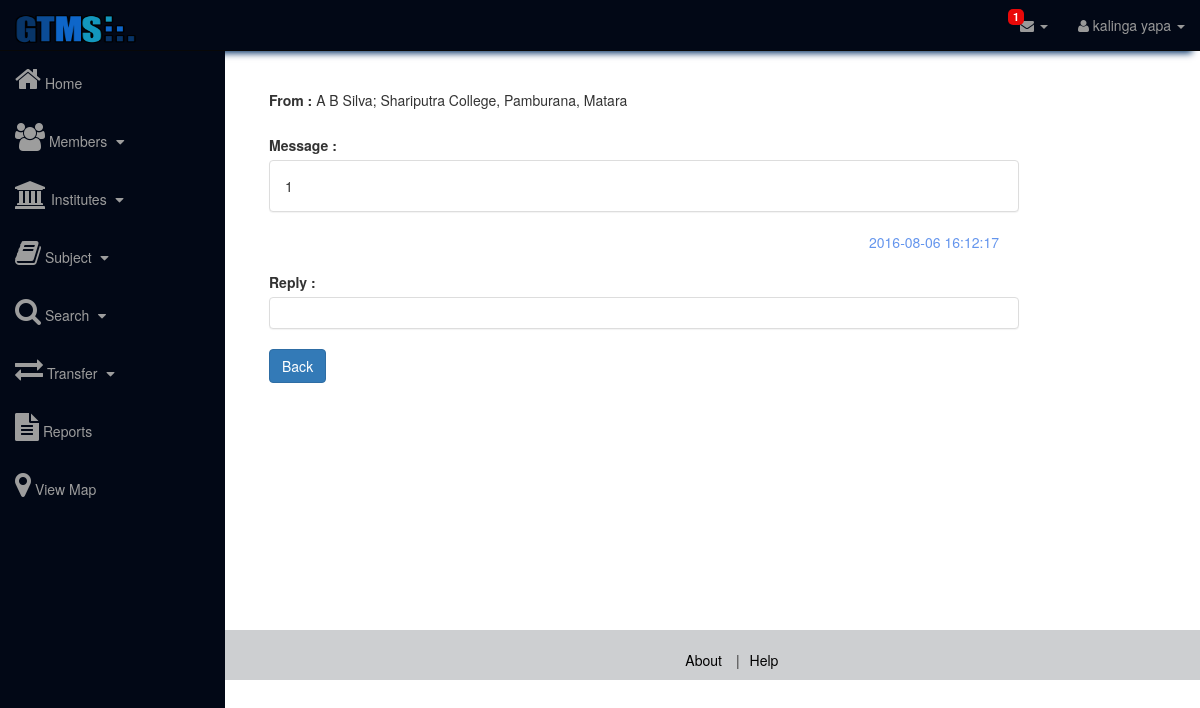
The page /Ministry_Officer/messageview.php?id=not10 (signed in) on the database its author committed.
### tables this page shows
CREATE TABLE IF NOT EXISTS `employee` (
  `nic` varchar(12) NOT NULL,
  `instituteID` int(11) NOT NULL,
  `province_OfficeID` int(2) DEFAULT NULL,
  `zonalOffics_ID` int(2) DEFAULT NULL,
  `SchoolID` int(2) DEFAULT NULL,
  `roleType` int(11) NOT NULL,
  `designationTypeID` int(11) NOT NULL,
  `nameWithInitials` varchar(100) DEFAULT NULL,
  `fullName` varchar(200) DEFAULT NULL,
  `employeementID` varchar(45) DEFAULT NULL,
  `email` varchar(60) DEFAULT NULL,
  `currentAddress` varchar(200) DEFAULT NULL,
  `gender` varchar(10) DEFAULT NULL,
  `marrigeState` varchar(10) DEFAULT NULL,
  `mobileNum` int(10) DEFAULT NULL,
  PRIMARY KEY (`nic`),
  KEY `employee_instituteID_idx` (`instituteID`),
  KEY `employee_roleTypeID_idx` (`roleType`),
  KEY `employee_designationTypeID_idx` (`designationTypeID`)
);

CREATE TABLE IF NOT EXISTS `notification_all` (
  `notID` varchar(11) NOT NULL,
  `type` varchar(20) NOT NULL,
  `description` longtext NOT NULL,
  `reply` longtext,
  `sender` varchar(15) NOT NULL,
  `reciever` varchar(15) DEFAULT NULL,
  `date` timestamp NOT NULL DEFAULT '0000-00-00 00:00:00',
  `dateReply` timestamp NULL DEFAULT NULL,
  PRIMARY KEY (`notID`)
);

### classes/Shownotification.php (called while the page is built, shortened)
<?php
$mysqli = new mysqli("localhost", "gtms", "gtms", "moe");
class Shownotification{
    function message($id){
        global $mysqli;
        $sqlQuery = "SELECT description FROM notification_all WHERE notID = '".$id."'";
        $Result = $mysqli->query($sqlQuery);
        $fetch_result = mysqli_fetch_array($Result);
        $msg = $fetch_result['description'];
        return $msg;
    }
    function name($id){
        global $mysqli;
        $sqlQuery = "SELECT sender FROM notification_all WHERE notID = '".$id."'";
        $Result = $mysqli->query($sqlQuery);
        $row =mysqli_fetch_assoc($Result);
        $sender_nic = $row['sender'];
        $query = "SELECT nameWithInitials FROM employee WHERE nic = '".$sender_nic."'";
        $Result1 = $mysqli->query($query);
        $fetch_result1 = mysqli_fetch_array($Result1);
        $sender = $fetch_result1['nameWithInitials'];
        return $sender;
    }
    function school($id){
        global $mysqli;
        $sqlQuery = "SELECT sender FROM notification_all WHERE notID = '".$id."'";
        $Result = $mysqli->query($sqlQuery);
        $row =mysqli_fetch_assoc($Result);
        $sender_nic = $row['sender'];
        $sqlQuery = "SELECT DISTINCT school.schoolName AS schoolname FROM school JOIN employee ON school.schoolID = employee.schoolID WHERE employee.nic = '".$sender_nic."'";
        $Result = $mysqli->query($sqlQuery);
        $fetch_result = mysqli_fetch_array($Result);
        $sender_school = $fetch_result['schoolname'];
        return $sender_school;
    }
    function getmessagedate($id){
        global $mysqli;
        $query = "SELECT * FROM notification_all WHERE notid = '".$id."'";
        $result = $mysqli->query($query);
        $fetch_result = mysqli_fetch_array($result);
        $res = $fetch_result['date'];
        return $res;
    }
}
 ?>

### Ministry_Officer/messageview.php (the view, shortened to what this page needs)
<!DOCTYPE html>
<html lang="en">
    <head>
    <link href="../assets/css/bootstrap.min.css" rel="stylesheet">
    <link href="../assets/css/sb-admin.css" rel="stylesheet">
    <link href="../assets/css/plugins/morris.css" rel="stylesheet">
    <link href="../assets/font-awesome/css/font-awesome.min.css" rel="stylesheet" type="text/css">
    <link href="../assets/css/smallbox.css" rel="stylesheet">
    <link href="../assets/css/footer.css" rel="stylesheet">
    <link href="../assets/css/navbar_styles.css" rel="stylesheet">
    </head>
<?php $id = $_GET['id']; ?>
    <body>
        <div id="wrapper">
            <nav class="navbar navbar-inverse navbar-fixed-top" style="background-color:#020816;" role="navigation">
            <?php include '../interfaces/navigation_bar.php' ?>
            <?php
            include 'sidebar_min_off.php'; ?>
            </nav>
            <div id="page-content-wrapper" style="min-height: 540px;">
                <form  method="post">
                <div class="container-fluid" style="margin-left: 44px;margin-top: 90px;">
                    <div class="row">
                        <label>From :</label>
                        <?php echo $not->name($id); echo "; ";?>
                        <?php echo $not->school($id); ?>
                    </div>
                    <br/>
                    <div class="row">
                        <label>Message :</label>
                        <div class="panel panel-default" style="width:750px;">
                          <div class="panel-body">
                            <?php echo $not->message($id); ?>
                          </div>
                        </div>
                        <div style="margin-left: 600px; color:#6495ED;"><?php echo $not->getmessagedate($id); ?>
                        </div>
                    </div>
                    <br/>
                    <div class="row">
                        <label>Reply :</label>
                        <div class="panel panel-default" style="width:750px;">
                            <div class="panel-body">
                            </div>
                        </div>
                    </div>
                    <div class="row">
                        <input class="btn btn-primary" type="button" onClick="history.go(-1);" value="Back">
                    </div>
                </div>
                </form>
            </div>
        </div>
        <?php include '../interfaces/footer.php' ?>
    </body>
</html>

### assets/css/sb-admin.css (style rules this page uses)
body { margin-top: 100px; background-color: #FFF; }
@media (min-width:768px) { body { margin-top: 50px; } }
#wrapper { padding-left: 0; }
@media (min-width:768px) { #wrapper { padding-left: 225px; } }

### assets/css/navbar_styles.css (style rules this page uses)
.navbar { -webkit-box-shadow: 0 10px 7px -8px #002E62; -moz-box-shadow: 0 10px 7px -8px #002E62; box-shadow: 0 10px 7px -8px #002E62; }

### rows shown on the page
employee: nameWithInitials "A B Silva"
notification_all: description "1", date "2016-08-06 16:12:17"

### other values the page prints
$not->getnotcount($_SESSION["designationTypeID"]) "1"
$_SESSION["fullName"] "kalinga yapa"
$not->school($id) "Shariputra College, Pamburana, Matara"
